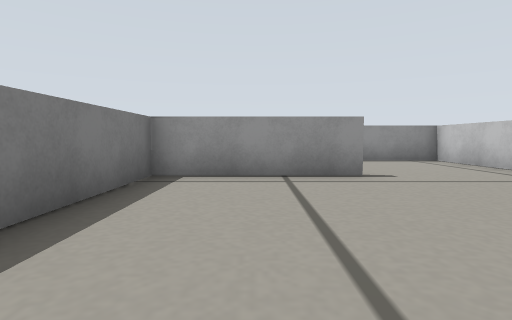
[1] (above)

24 first-person views from a walk through a robot-simulator world made for Gazebo. The camera is 0.16 m above the floor, tilts 4° down and sees 80° across. The floor is counted in squares, 0.25 m on a side. Each view is taken from the middle of a square. On the plan, view 1 faces up. The plan holds only what a view shows up to about 9 squares ahead; the rest is blank.

[2]
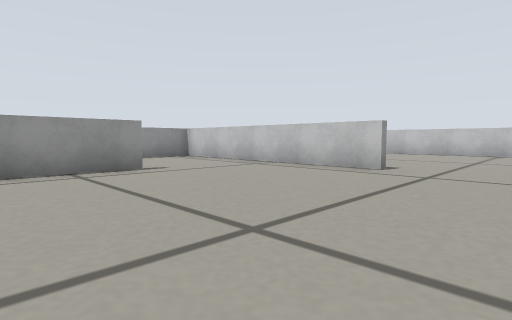

[3]
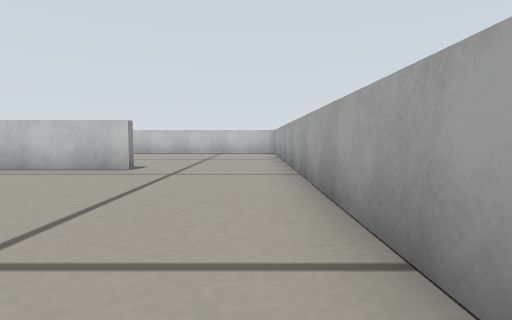

[4]
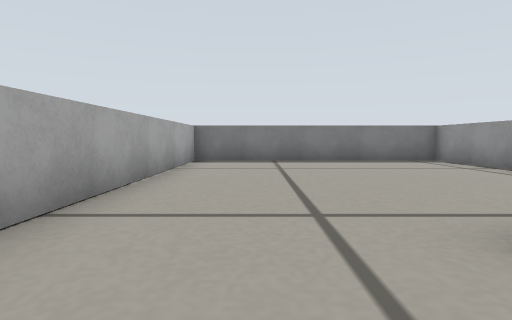

[5]
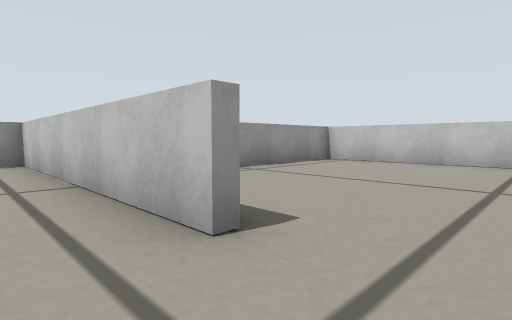

[6]
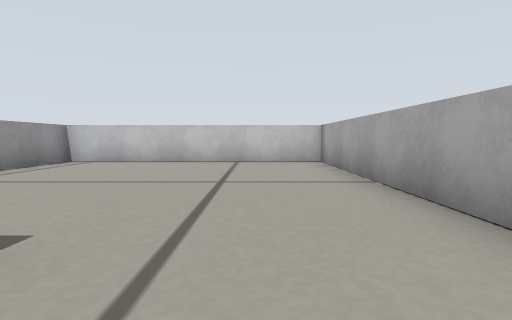

[7]
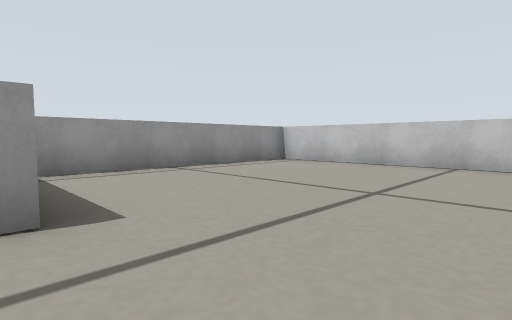

[8]
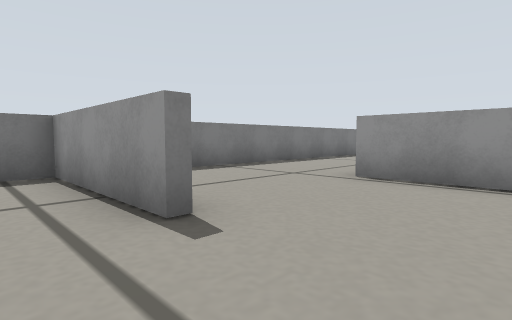

[9]
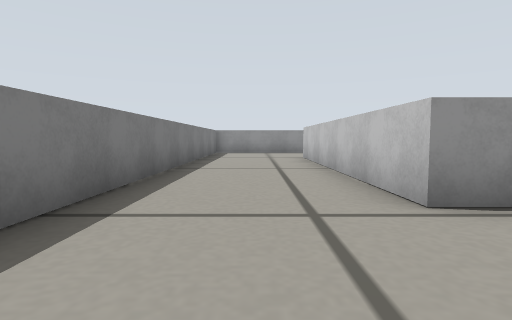

[10]
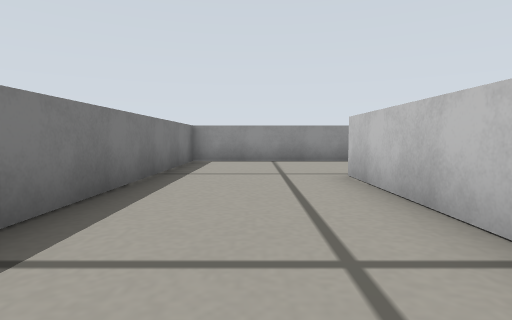

[11]
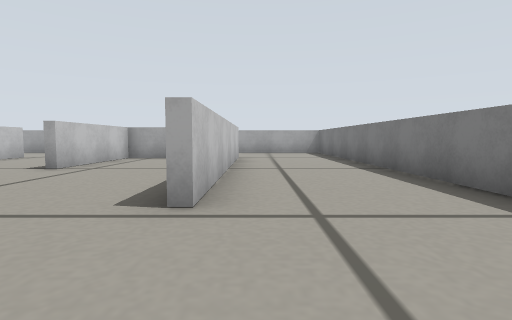

[12]
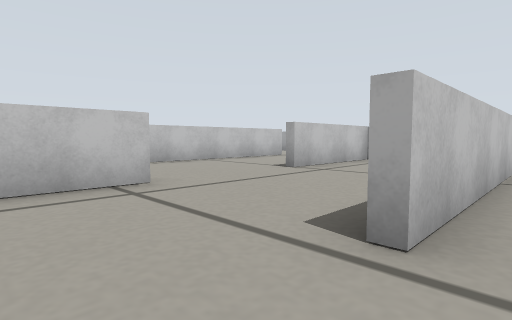

[13]
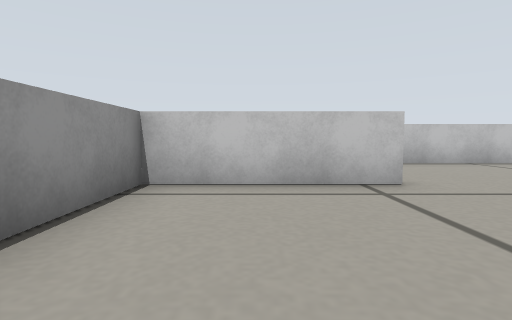

[14]
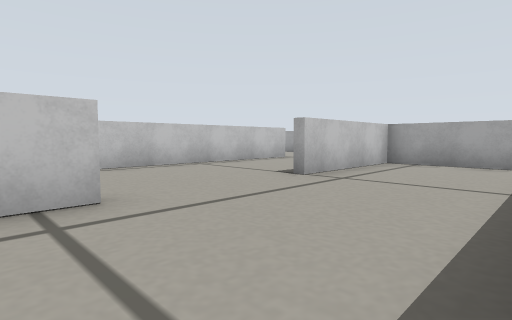

[15]
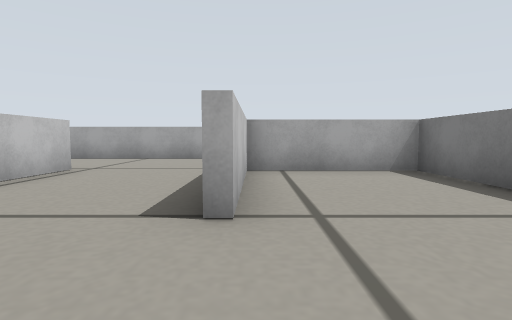

[16]
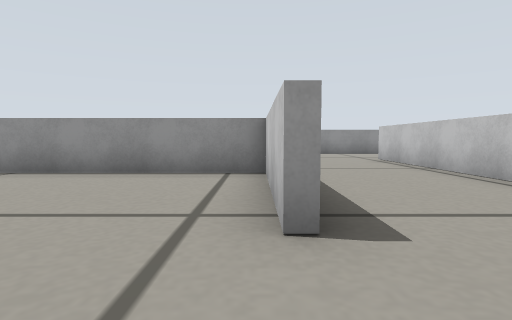

[17]
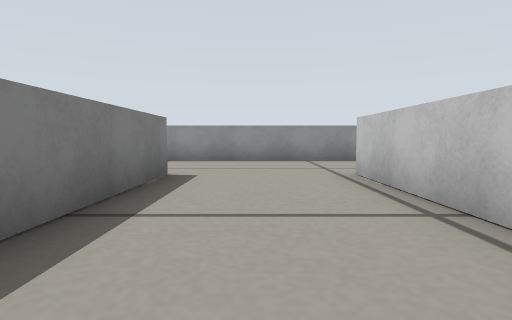

[18]
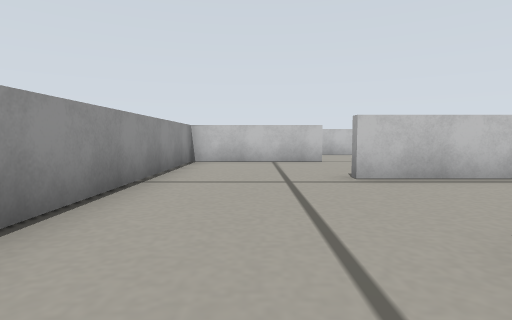

[19]
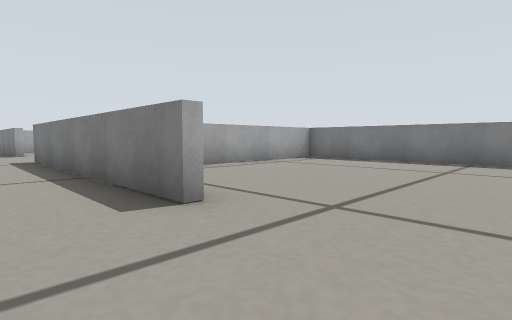

[20]
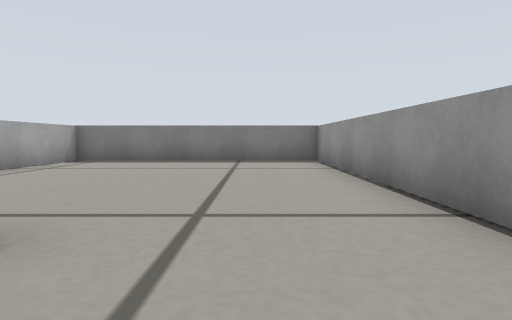

[21]
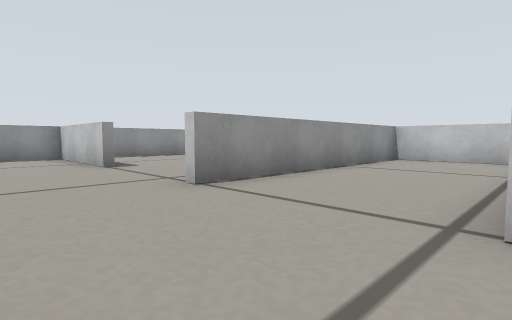

[22]
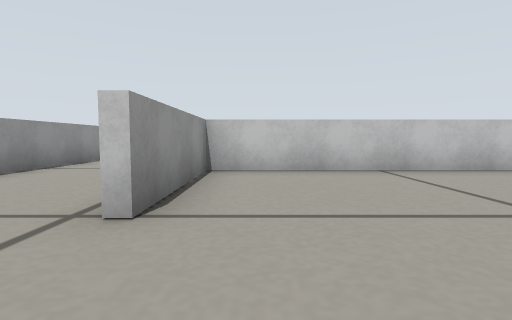

[23]
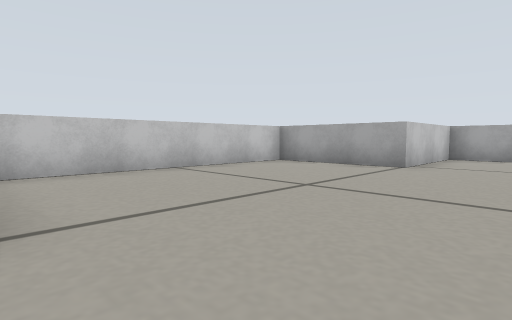

[24]
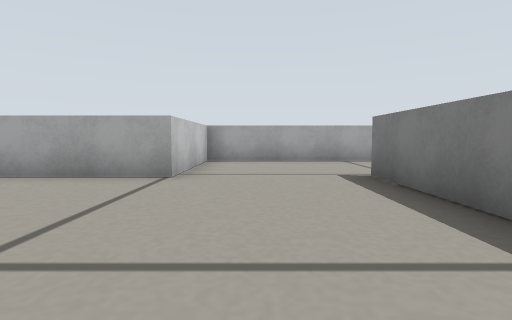

### Floor plan
Points are (right, up) in squares from view 1. A wall is a line through its corners. A room is listed if a view was taken in it or the views show most of it. See-through windows are left out.
Room 1 (views 1, 2, 3, 5, 6, 8)
walls: (1.9, 5.2) (-1.8, 5.2) (-1.8, -1.8) (4.4, -1.8); (5.2, 1.5) (5.2, 5.4)
ways out: opening at (5, 0) to room 2; opening at (3, 5) to room 3
Room 2 (views 4, 7)
walls: (4.4, -1.8) (12.4, -1.8) (12.4, 5.2) (6, 5.2)
ways out: opening at (5, 0) to room 1
Room 3 (views 9, 10, 11, 12, 13, 14)
walls: (2.5, 19.6) (-1.8, 19.6) (-1.8, 7.8); (5.2, 5.4) (5.2, 8.8) (1.6, 8.8) (1.6, 16.2)
ways out: opening at (3, 5) to room 1; opening at (2, 18) to room 7
Room 4 (views 15, 16)
walls: (1.8, 11.2) (1.8, 9) (5.2, 9) (5.2, 12.6)
ways out: opening at (5, 14) to room 5; opening at (3.5, 16) to room 7
Room 5 (views 17, 19, 20, 21, 22, 23, 24)
walls: (8.8, 18.4) (8.8, 23.5); (9, 11.8) (9, 8.8); (8.8, 8.8) (8.8, 14.9); (12.4, 23.1) (12.4, 26.8) (4.4, 26.8); (5.4, 23.5) (5.4, 15.9); (19.6, 16.9) (19.6, 19.2); (19.2, 19.6) (12.4, 19.6); (7.6, 5.4) (12.4, 5.4) (12.4, 9) (16, 9) (16, 16) (12.4, 16)
ways out: opening at (5, 14) to room 4; opening at (5, 25) to room 6; opening at (13, 22)
Room 6 (view 18)
walls: (4.4, 26.8) (-1.8, 26.8) (-1.8, 19.8) (2.8, 19.8)
ways out: opening at (5, 25) to room 5
Room 7 (no view inside)
walls: (5.2, 15.9) (5.2, 19.6) (2.5, 19.6)
ways out: opening at (2, 18) to room 3; opening at (3.5, 16) to room 4

Positions as (right, up) in squares from view 1, and headings:
1: (0, 0), facing up
2: (-1, -1), facing up-right
3: (-1, -1), facing right
4: (7, 0), facing left
5: (4, 0), facing up-right
6: (4, 0), facing right
7: (5, -1), facing up-right
8: (4, 4), facing up-left
9: (0, 6), facing up
10: (0, 11), facing up
11: (1, 19), facing down
12: (1, 18), facing down-right
13: (1, 18), facing right
14: (2, 17), facing down-right
15: (5, 15), facing down
16: (5, 14), facing up
17: (7, 18), facing up
18: (4, 25), facing right
19: (7, 26), facing down-left
20: (7, 25), facing left
21: (10, 16), facing up-right
22: (10, 15), facing right
23: (10, 16), facing down-right
24: (11, 14), facing down
